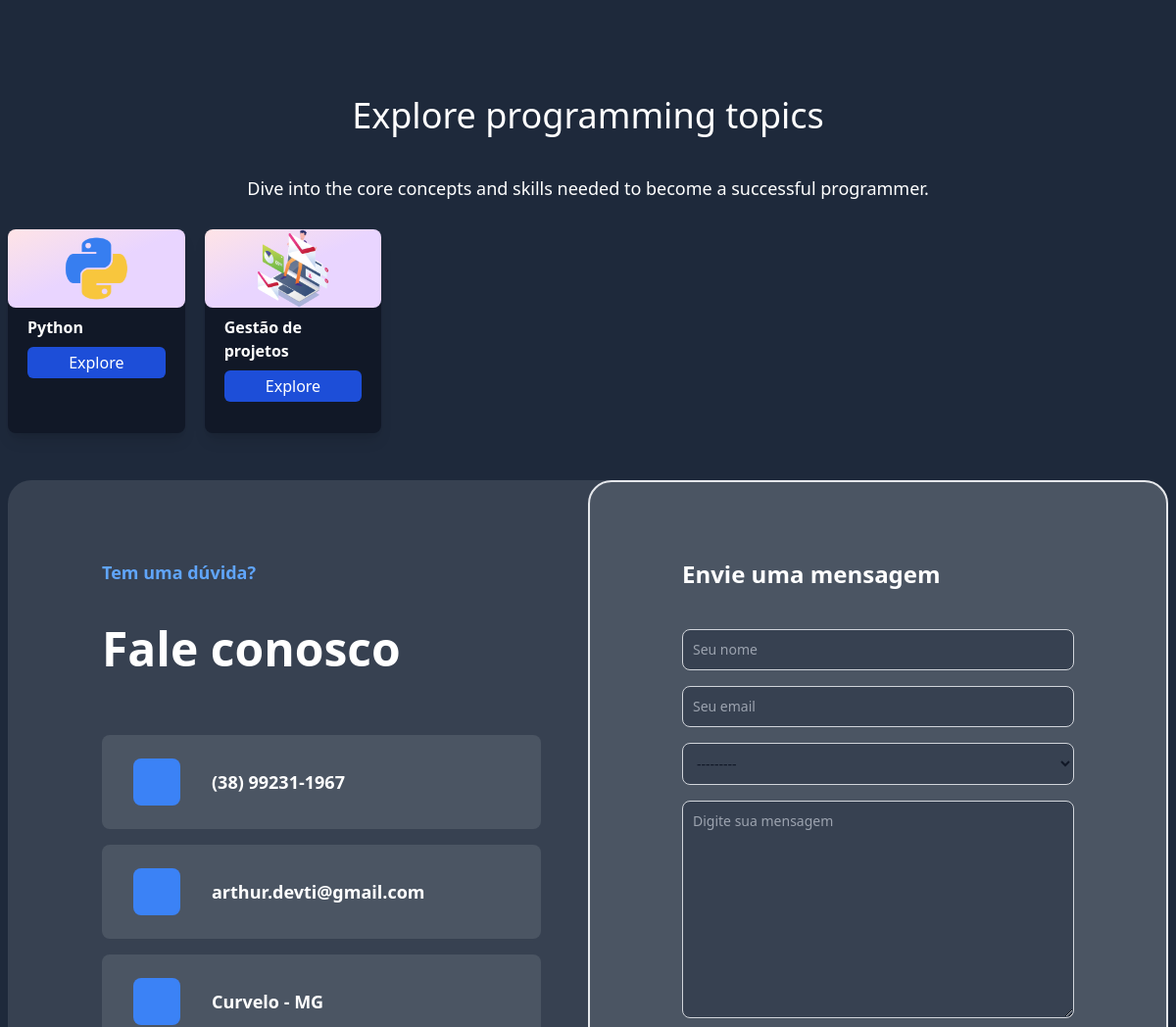
/ (middle part), run on an earlier commit of the app's database.
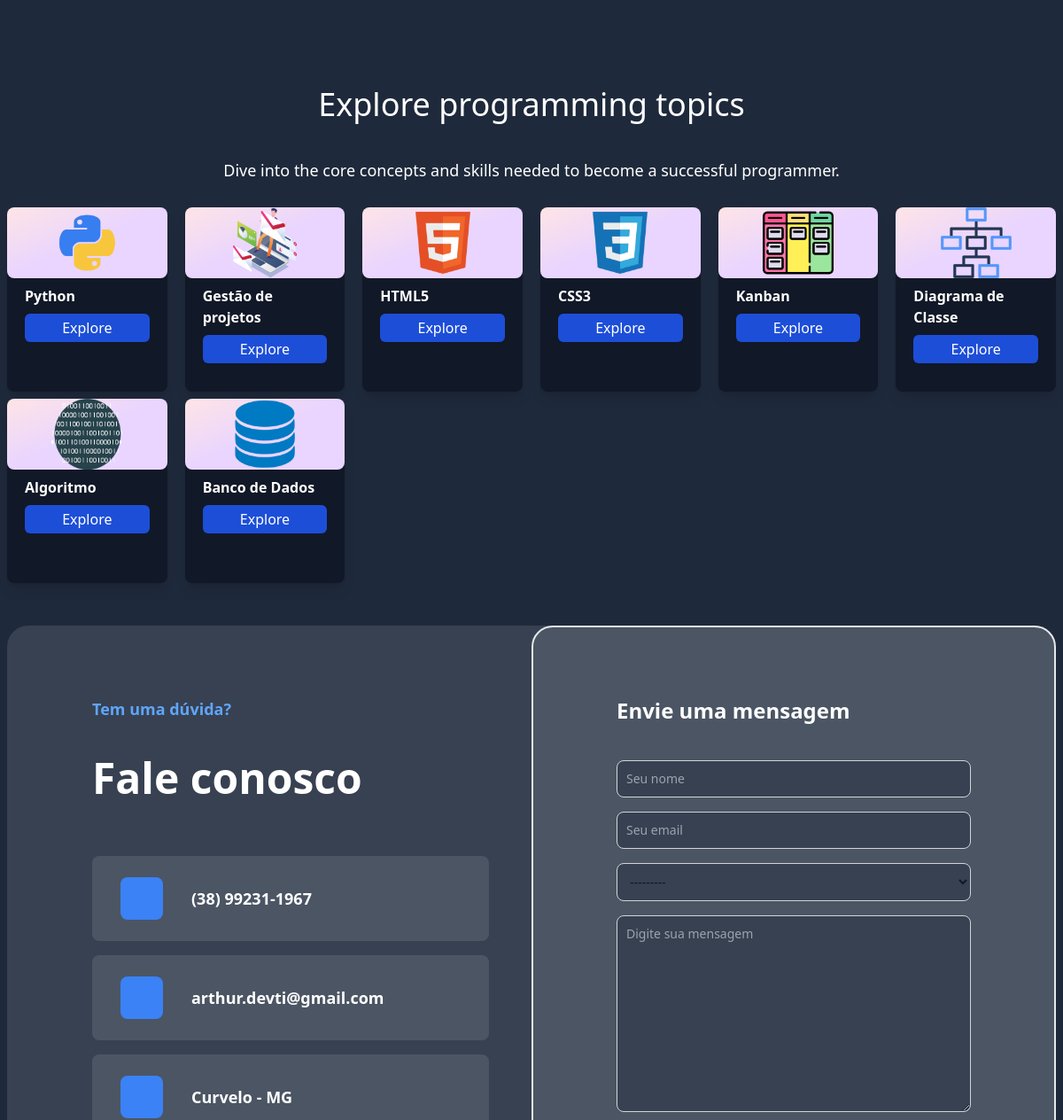
And on a later commit of the database.
### home/models.py (models this page shows, shortened)
class Topico(models.Model):
    icon_topico = models.ImageField(upload_to='img/icons/', null=True, blank=True)
    nome_topico = models.CharField(max_length=50)
    introducao = models.TextField()
    imagem = models.ImageField(upload_to='img/')
    fonte = models.URLField()
    texto_ferramenta = models.TextField()
    fonte_ferramenta = models.URLField()

### home/views.py (the view)
# urls.py: path('', home, name='home'),
def home(request):
    topicos = Topico.objects.all()
    new_suport_form = []
    search = request.GET.get('search')
    if search:
        topicos = Topico.objects.filter(nome_topico__icontains=search)
    if request.method == 'POST':
        new_suport_form = SuporteModelForm(request.POST)
        if new_suport_form.is_valid():
            new_suport_form.save()
            return redirect('home')
    else:
        new_suport_form = SuporteModelForm()
    context = {'topicos': topicos, 'form': new_suport_form}
    return render(request, 'home.html', context)

### home/models.py (called while the page is built)
    def __str__(self) -> str:
        return self.nome_erro

### home/templates/home.html (shortened to what this page needs)
{% extends 'base.html' %}
{% load static tailwind_tags %}
    {% block content %}
        <section id="section2" class="flex flex-col w-full py-20 mx-auto">
            <h2 class="my-5 text-4xl font-medium text-center">Explore programming topics</h2>
            <p class="my-5 text-lg text-center">Dive into the core concepts and skills needed to become a successful programmer.</p>
            <div class="flex w-full mx-auto">
                <ul class="grid mx-auto mt-6 mb-6 gap-x-1 lg:grid-cols-6 gap-y-20 xs:grid-cols-2">
                    {% for topico in topicos %}
                        <li class="flex flex-row items-center h-24 px-2 mt-10">
                            <div class="justify-between w-56 transition duration-300 transform bg-gray-900 rounded-lg shadow-lg hover:scale-110 hover:shadow-xl min-h-52">
                                <div class="flex items-center justify-center mx-auto rounded-lg bg-gradient-to-br from-rose-100 via-purple-200 to-purple-200 h-3/6">
                                    <img class="w-20 h-20" src="{{ topico.icon_topico.url }}" alt="">
                                </div>
                                <div class="flex flex-col px-5 pt-2">
                                    <h2 class="font-semibold text-white">{{ topico.nome_topico }}</h2>
                                    <a class="flex justify-center w-full mx-auto" href="{% url 'exibir_topico' topico.id %}">
                                        <button class="flex justify-center w-full px-2 py-1 mx-auto mt-2 text-white transition duration-150 bg-blue-700 rounded-md cursor-pointer hover:bg-blue-900" type="button">Explore</button>
                                    </a>
                                </div>
                            </div>
                        </li>
                    {% endfor %}
                </ul>
            </div>
        </section>
        <section id="section3" class="flex">
            <div class="relative w-full mx-auto ml-2 mr-2 bg-gray-700 sm:pt-20 rounded-3xl 2xl:pt-40">
                <div class="container px-4 mx-auto">
                    <div class="max-w-5xl mx-auto">
                        <div class="flex flex-wrap -mx-4">
                            <div class="relative w-full px-4 pb-20 overflow-hidden lg:w-1/2">
                                <div class="relative max-w-md">
                                    <div class="pb-16 mb-8 border-b border-gray-400">
                                        <p class="text-lg font-bold text-blue-400">Tem uma dúvida?</p>
                                        <h2 class="mt-10 mb-16 text-5xl font-bold text-white font-heading">Fale conosco</h2>
                                        <div class="px-8 py-6 mb-4 bg-gray-600 rounded-lg">
                                            <div class="flex items-center">
                                                <span class="flex items-center justify-center w-12 h-12 mr-8 bg-blue-500 rounded-lg"><ion-icon class="w-4 h-4" name="call"></ion-icon></span>
                                                <p class="text-lg font-bold text-white">(38) 99231-1967</p>
                                            </div>
                                        </div>
                                        <div class="px-8 py-6 mb-4 bg-gray-600 rounded-lg">
                                            <div class="flex items-center">
                                                <span class="flex items-center justify-center w-12 h-12 mr-8 bg-blue-500 rounded-lg"><ion-icon class="w-4 h-4" name="mail"></ion-icon></span>
                                                <p class="text-lg font-bold text-white">arthur.devti@gmail.com</p>
                                            </div>
                                        </div>
                                        <div class="px-8 py-6 mb-4 bg-gray-600 rounded-lg">
                                            <div class="flex items-center">
                                                <span class="flex items-center justify-center w-12 h-12 mr-8 bg-blue-500 rounded-lg"><ion-icon class="w-4 h-4" name="location"></ion-icon></span>
                                                <p class="text-lg font-bold text-white">Curvelo - MG</p>
                                            </div>
                                        </div>
                                    </div>
                                </div>
                            </div>
                            <div class="relative w-full px-4 pb-20 lg:w-1/2">
                                <div class="max-w-md lg:ml-20">
                                    <form method="post">
                                        <h3 class="mb-10 text-2xl font-bold text-white">Envie uma mensagem</h3>
                                        <div class="mb-4 text-gray-800">
                                            {{ form.nome }}
                                        </div>
                                        <div class="mb-4 text-gray-800">
                                            {{ form.email }}
                                        </div>
                                        <div class="mb-4 text-gray-800">
                                            {{ form.assunto }}
                                        </div>
                                        <div class="mb-4 text-gray-800">
                                            {{ form.mensagem }}
                                        </div>
                                    </form>
                                </div>
                            </div>
                        </div>
                    </div>
                </div>
            </div>
        </section>
    {% endblock %}

### class01/templates/base.html (shortened to what this page needs)
{% load static tailwind_tags %}
<!DOCTYPE html>
<html lang="en" class="scroll-smooth">
  <head>
    {% tailwind_css %}
  </head>
<body class="leading-normal tracking-normal text-white bg-slate-800">
<main>{% block content %} {% endblock %}</main>
</body>
</html>

What changed in the data, as far as the page shows it:
added Topico: icon_topico (picture), nome_topico "HTML5"
added Topico: icon_topico (picture), nome_topico "CSS3"
added Topico: icon_topico (picture), nome_topico "Kanban"
added Topico: icon_topico (picture), nome_topico "Diagrama de Classe"
added Topico: icon_topico (picture), nome_topico "Algoritmo"
added Topico: icon_topico (picture), nome_topico "Banco de Dados"
